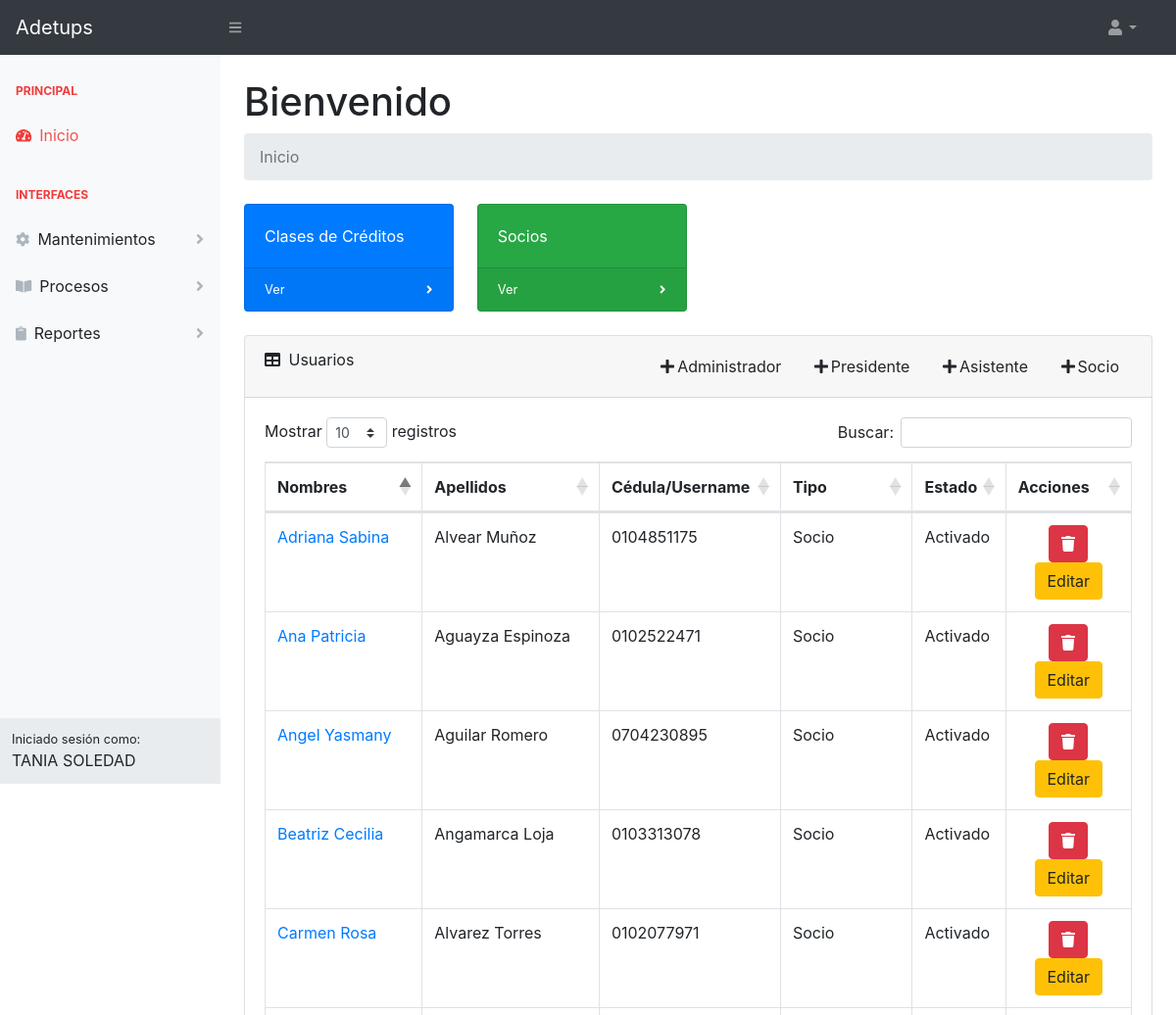
Before: /sistema/ (signed in, upper part) with the older database file.
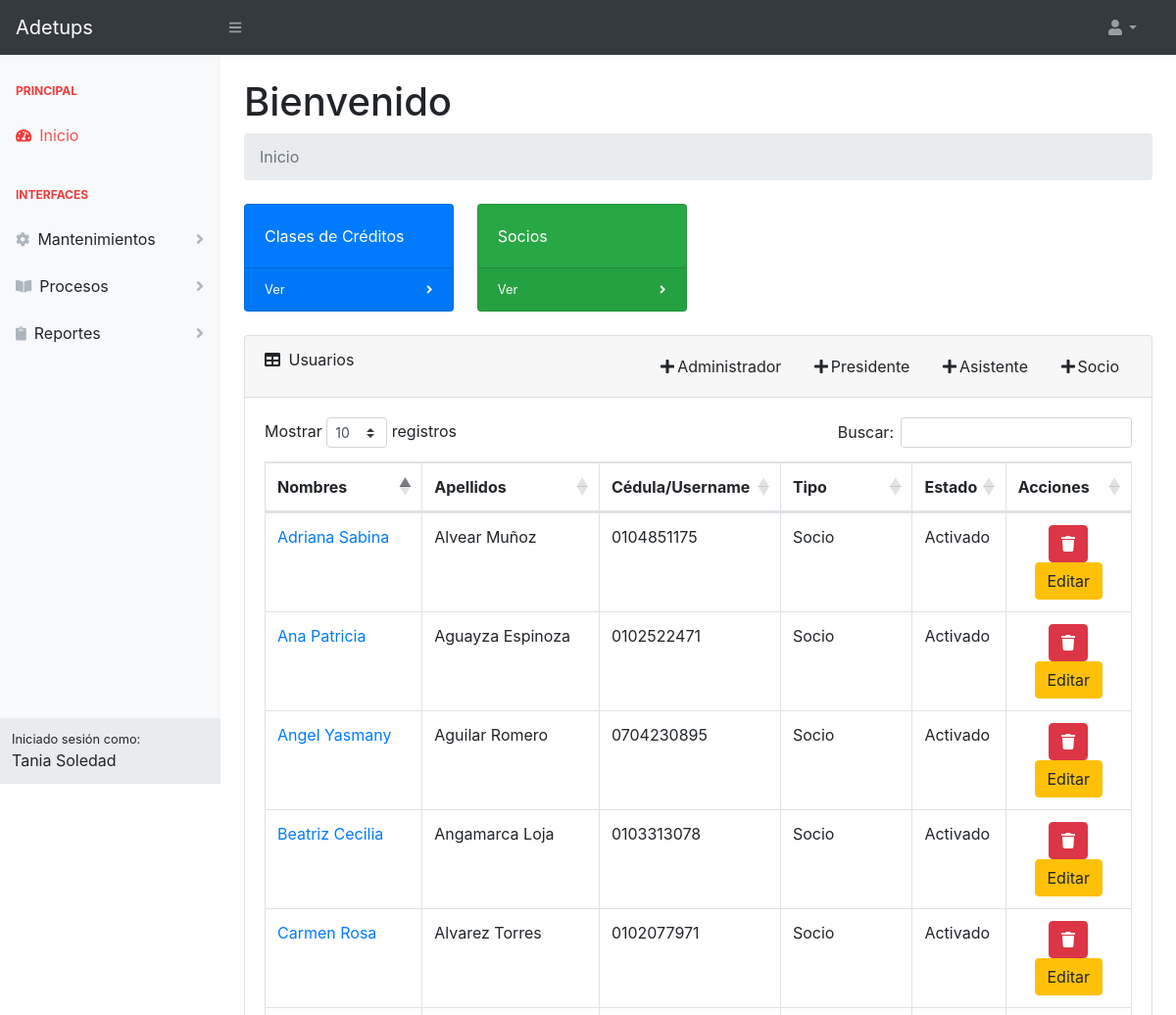
After: the same page with the newer database file.
### sistema/models.py (models this page shows, shortened)
class Usuario(AbstractBaseUser, PermissionsMixin):
    foto = models.ImageField(upload_to='img_perfil', null=True, blank=True, default='img_perfil/default-avatar.jpg')
    nombres = models.CharField(max_length=50, null=True, blank=True)
    date_joined = models.DateTimeField(default=timezone.now, null=True, blank=True)
    apellidos = models.CharField(max_length=50, null=True, blank=True)
    username = models.CharField(max_length=50, null=True, blank=True, unique=True)
    email = models.EmailField(unique=True, null=True, blank=True)
    fecha_nacimiento = models.DateField(null=True, blank=True)
    is_active = models.BooleanField(default=True, null=True, blank=True)
    is_staff = models.BooleanField(default=False, null=True, blank=True)
    tipo = models.CharField(max_length=20, null=True, blank=True)
    USERNAME_FIELD = 'username'
    objects = PersonalizadoBaseUserManager()

### sistema/views.py (the view)
# urls.py: path('', HomePageView.as_view(), name="home"),
class HomePageView(LoginRequiredMixin, TemplateView):
    template_name = "sistema/index.html"
    def get_context_data(self, **kwargs):
        context = super().get_context_data(**kwargs)
        context['usuarios'] = Usuario.objects.all()
        return context

### sistema/templates/sistema/index.html (shortened to what the changed rows need)
{% extends 'sistema/base.html' %}
{% block content %}
    <h1 class="mt-4">Bienvenido</h1>
    <div class="card mb-4">
        <div class="card-body">
            <div class="table-responsive">
                <table class="table table-bordered" id="dataTable" width="100%" cellspacing="0">
                    <thead>
                    <tr>
                        <th>Nombres</th>
                        <th>Apellidos</th>
                        <th>Cédula/Username</th>
                        <th>Tipo</th>
                        <th>Estado</th>
                        <th>Acciones</th>
                    </tr>
                    </thead>
                </table>
            </div>
        </div>
    </div>
{% endblock %}

### sistema/templates/sistema/base.html (shortened to what this page needs)
{% load static %}
<!DOCTYPE html>
<html lang="en">
<head>
    {% block css %}
        <link href="{% static 'css/styles.css' %}" rel="stylesheet"/>
        <link href="https://cdn.datatables.net/1.10.20/css/dataTables.bootstrap4.min.css" rel="stylesheet"
/>
        <link rel="stylesheet"
              href="https://cdn.jsdelivr.net/npm/bootstrap-select@1.13.14/dist/css/bootstrap-select.min.css">
        <link href="{% static 'css/datepicker.css' %}" rel="stylesheet">
        <link rel="stylesheet" href="https://cdn.datatables.net/buttons/1.6.5/css/buttons.dataTables.min.css">
    {% endblock %}
</head>
<body class="sb-nav-fixed">
<nav class="sb-topnav navbar navbar-expand navbar-dark bg-dark">
    <a class="navbar-brand">Adetups</a>
    <button class="btn btn-link btn-sm order-1 order-lg-0" id="sidebarToggle" href="#"><i class="fas fa-bars"></i>
    </button>
    <ul class="navbar-nav d-none d-md-inline-block form-inline ml-auto mr-0 mr-md-3 my-2 my-md-0">
        <li class="nav-item dropdown">
            <a class="nav-link dropdown-toggle" id="userDropdown" href="#" role="button" data-toggle="dropdown"
               aria-haspopup="true" aria-expanded="false"><i class="fas fa-user fa-fw"></i></a>
        </li>
    </ul>
</nav>
<div id="layoutSidenav">
    <div id="layoutSidenav_nav">
        <nav class="sb-sidenav accordion sb-sidenav-light" id="sidenavAccordion">
            <div class="sb-sidenav-menu">
                <div class="nav">
                    {% block navbar %}
                    {% endblock %}
                </div>
            </div>
            <div class="sb-sidenav-footer">
                <div class="small">Iniciado sesión como:</div>
                {{ request.user.nombres }}
            </div>
        </nav>
    </div>
    <div id="layoutSidenav_content">
        <main>
            <div class="container-fluid">
                {% block content %}
                {% endblock %}
            </div>
        </main>
    </div>
</div>
</body>
</html>

Changed rows visible on the page:
changed Usuario: user.nombres "TANIA SOLEDAD" → "Tania Soledad"
